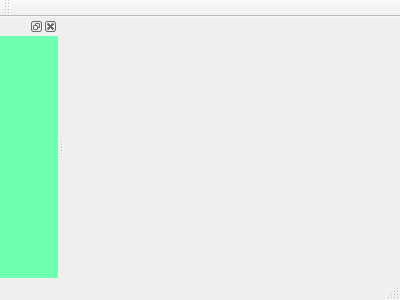
<?xml version="1.0" encoding="UTF-8"?>
<ui version="4.0">
 <class>MainWindow</class>
 <widget class="QMainWindow" name="MainWindow">
  <property name="geometry">
   <rect>
    <x>0</x>
    <y>0</y>
    <width>400</width>
    <height>300</height>
   </rect>
  </property>
  <property name="windowTitle">
   <string>MainWindow</string>
  </property>
  <widget class="QWidget" name="centralWidget">
   <layout class="QVBoxLayout" name="verticalLayout"/>
  </widget>
  <widget class="QMenuBar" name="menuBar">
   <property name="geometry">
    <rect>
     <x>0</x>
     <y>0</y>
     <width>400</width>
     <height>17</height>
    </rect>
   </property>
  </widget>
  <widget class="QToolBar" name="mainToolBar">
   <attribute name="toolBarArea">
    <enum>TopToolBarArea</enum>
   </attribute>
   <attribute name="toolBarBreak">
    <bool>false</bool>
   </attribute>
  </widget>
  <widget class="QStatusBar" name="statusBar"/>
  <widget class="QDockWidget" name="dockWidget_2">
   <attribute name="dockWidgetArea">
    <number>1</number>
   </attribute>
   <widget class="QWidget" name="dockWidgetContents_2">
    <property name="styleSheet">
     <string notr="true">background-color: rgb(111, 255, 176);</string>
    </property>
   </widget>
  </widget>
 </widget>
 <layoutdefault spacing="6" margin="11"/>
 <resources/>
 <connections/>
</ui>
